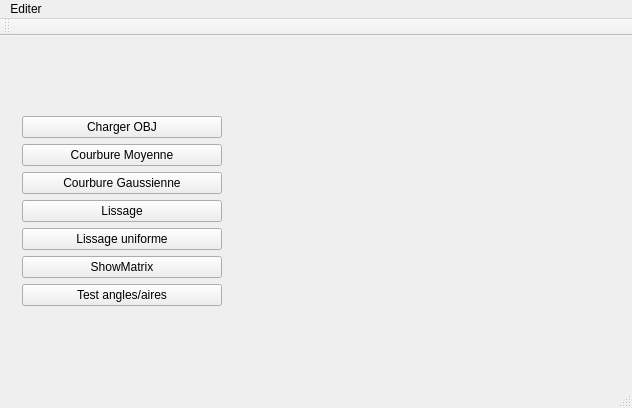
<?xml version="1.0" encoding="UTF-8"?>
<ui version="4.0">
 <class>MainWindow</class>
 <widget class="QMainWindow" name="MainWindow">
  <property name="geometry">
   <rect>
    <x>0</x>
    <y>0</y>
    <width>632</width>
    <height>408</height>
   </rect>
  </property>
  <property name="windowTitle">
   <string>MainWindow</string>
  </property>
  <widget class="QWidget" name="centralWidget">
   <layout class="QHBoxLayout" name="horizontalLayout">
    <item>
     <widget class="QWidget" name="widget_2" native="true">
      <property name="sizePolicy">
       <sizepolicy hsizetype="Maximum" vsizetype="Preferred">
        <horstretch>150</horstretch>
        <verstretch>0</verstretch>
       </sizepolicy>
      </property>
      <property name="minimumSize">
       <size>
        <width>150</width>
        <height>0</height>
       </size>
      </property>
      <layout class="QGridLayout" name="gridLayout">
       <item row="0" column="0">
        <layout class="QVBoxLayout" name="verticalLayout">
         <item>
          <widget class="QPushButton" name="pushButton_chargement">
           <property name="minimumSize">
            <size>
             <width>200</width>
             <height>0</height>
            </size>
           </property>
           <property name="text">
            <string>Charger OBJ</string>
           </property>
          </widget>
         </item>
         <item>
          <widget class="QPushButton" name="pushButton_H">
           <property name="text">
            <string>Courbure Moyenne</string>
           </property>
          </widget>
         </item>
         <item>
          <widget class="QPushButton" name="pushButton_K">
           <property name="text">
            <string>Courbure Gaussienne</string>
           </property>
          </widget>
         </item>
         <item>
          <widget class="QPushButton" name="pushButton_lissage">
           <property name="text">
            <string>Lissage</string>
           </property>
          </widget>
         </item>
         <item>
          <widget class="QPushButton" name="pushButton_lissage_uniforme">
           <property name="text">
            <string>Lissage uniforme</string>
           </property>
          </widget>
         </item>
         <item>
          <widget class="QPushButton" name="pushButton_matrix">
           <property name="text">
            <string>ShowMatrix</string>
           </property>
          </widget>
         </item>
         <item>
          <widget class="QPushButton" name="pushButton_angleArea">
           <property name="text">
            <string>Test angles/aires</string>
           </property>
          </widget>
         </item>
        </layout>
       </item>
      </layout>
     </widget>
    </item>
    <item>
     <widget class="MeshViewerWidget" name="displayWidget" native="true">
      <property name="autoFillBackground">
       <bool>false</bool>
      </property>
     </widget>
    </item>
   </layout>
  </widget>
  <widget class="QMenuBar" name="menuBar">
   <property name="geometry">
    <rect>
     <x>0</x>
     <y>0</y>
     <width>632</width>
     <height>22</height>
    </rect>
   </property>
   <widget class="QMenu" name="menuEditer">
    <property name="title">
     <string>Editer</string>
    </property>
   </widget>
   <addaction name="menuEditer"/>
  </widget>
  <widget class="QToolBar" name="mainToolBar">
   <attribute name="toolBarArea">
    <enum>TopToolBarArea</enum>
   </attribute>
   <attribute name="toolBarBreak">
    <bool>false</bool>
   </attribute>
  </widget>
  <widget class="QStatusBar" name="statusBar"/>
 </widget>
 <layoutdefault spacing="6" margin="11"/>
 <customwidgets>
  <customwidget>
   <class>MeshViewerWidget</class>
   <extends>QWidget</extends>
   <header location="global">meshviewerwidget.h</header>
   <container>1</container>
  </customwidget>
 </customwidgets>
 <resources/>
 <connections/>
</ui>
